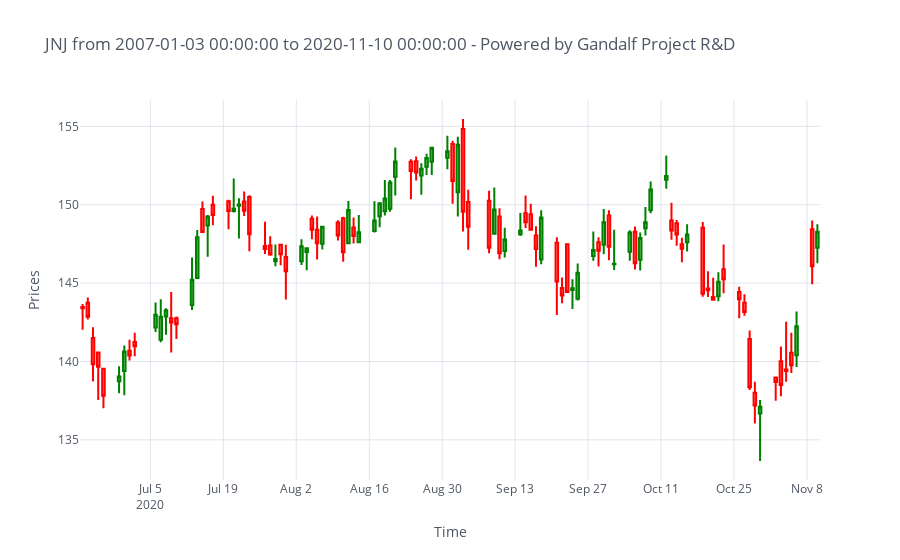

Here is the notebook cell this chart was saved with:
### Code cell
import cufflinks as cf
from plotly.offline import download_plotlyjs, init_notebook_mode, plot, iplot
init_notebook_mode(connected=True)
cf.go_offline()
#%matplotlib inline

graph_title = ticker + " from " + str(dataset.index[0]) + " to " \
                                + str(dataset.index[-1]) + " - Powered by Gandalf Project R&D"
dataset.tail(100).iplot(kind = 'candle', theme = 'white',
                        up_color = 'green', down_color = 'red',
                        title = graph_title, xTitle = "Time", yTitle = "Prices")
